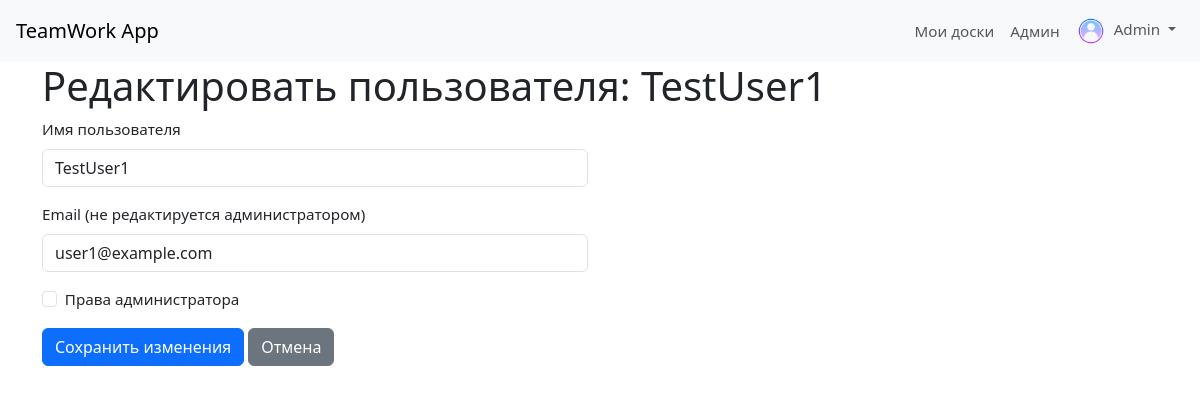
The page /admin/user/2/edit (signed in) on the database its author committed.
### app/models.py (models this page shows, shortened)
class User(UserMixin, db.Model):
    id = db.Column(db.Integer, primary_key=True)
    username = db.Column(db.String(64), index=True, unique=True, nullable=False)
    email = db.Column(db.String(120), index=True, unique=True, nullable=False)
    password_hash = db.Column(db.String(256))
    avatar_url = db.Column(db.String(200), nullable=True, default='default_avatar.png')
    is_admin = db.Column(db.Boolean, nullable=False, default=False)
    owned_boards = db.relationship('Board', backref='owner', lazy='dynamic', foreign_keys='Board.user_id', cascade="all, delete-orphan")
    shared_boards = db.relationship('Board', secondary=board_members, lazy='dynamic',
                                    backref=db.backref('members', lazy='dynamic'))
    def get_avatar(self):
        if self.avatar_url and self.avatar_url != 'default_avatar.png':
             return url_for('static', filename=f'avatars/{self.avatar_url}')
        return url_for('static', filename='images/default_avatar.png')

### app/routes.py (the view, shortened to what this page needs)
@app.route('/admin/user/<int:user_id>/edit', methods=['GET', 'POST'])
@login_required
@admin_required
def admin_edit_user(user_id):
    user_to_edit = User.query.get_or_404(user_id)
    form = AdminEditUserForm(original_username=user_to_edit.username, obj=user_to_edit if request.method == 'GET' else None)
    if request.method == 'GET':
        form.username.data = user_to_edit.username
        form.is_admin.data = user_to_edit.is_admin
    form.email.data = user_to_edit.email
    return render_template('admin_edit_user.html', title=f'Редактировать пользователя: {user_to_edit.username}',
                           form=form, user_to_edit=user_to_edit)

### app/forms.py (shortened to what this page needs)
class AdminEditUserForm(FlaskForm):
    username = StringField('Имя пользователя',
                           validators=[DataRequired(), Length(min=4, max=64)])
    email = StringField('Email (не редактируется администратором)', render_kw={'readonly': True})
    is_admin = BooleanField('Права администратора')
    submit = SubmitField('Сохранить изменения')
    def __init__(self, original_username, *args, **kwargs):
        super(AdminEditUserForm, self).__init__(*args, **kwargs)
        self.original_username = original_username

### app/models.py (called while the page is built)
@login_manager.user_loader
def load_user(user_id):
    return User.query.get(int(user_id))

### app/routes.py (called while the page is built)
def admin_required(f):
    @wraps(f)
    def decorated_function(*args, **kwargs):
        if not current_user.is_authenticated or not current_user.is_admin:
            flash('Доступ запрещен. У вас нет прав администратора.', 'danger')
            return redirect(url_for('index'))
        return f(*args, **kwargs)
    return decorated_function

### app/templates/admin_edit_user.html (shortened to what this page needs)
{% extends "base.html" %}
{% block content %}
<h1>{{ title }}</h1>
<div class="row">
    <div class="col-md-6">
        <form method="POST" action="">
            <div class="mb-3">
                {{ form.username.label(class="form-label") }}
                {{ form.username(class="form-control" + (" is-invalid" if form.username.errors else "")) }}
            </div>
            <div class="mb-3">
                {{ form.email.label(class="form-label") }}
                {{ form.email(class="form-control" + (" is-invalid" if form.email.errors else "")) }}
            </div>
             <div class="mb-3 form-check">
                {{ form.is_admin(class="form-check-input") }}
                {{ form.is_admin.label(class="form-check-label") }}
            </div>
            <div class="mb-3">
                {{ form.submit(class="btn btn-primary") }}
                <a href="{{ url_for('admin_dashboard') }}" class="btn btn-secondary">Отмена</a>
            </div>
        </form>
    </div>
</div>
{% endblock %}

### app/templates/base.html (shortened to what this page needs)
<!doctype html>
<html lang="ru">
  <head>
    <link href="https://cdn.jsdelivr.net/npm/bootstrap@5.3.3/dist/css/bootstrap.min.css" rel="stylesheet">
    <link rel="stylesheet" href="https://cdn.jsdelivr.net/npm/bootstrap-icons@1.11.3/font/bootstrap-icons.min.css">
    <link rel="stylesheet" href="{{ url_for('static', filename='css/style.css') }}">
  </head>
  <body>
    <nav class="navbar navbar-expand-lg navbar-light bg-light">
      <div class="container-fluid px-3">
        <a class="navbar-brand me-auto" href="{{ url_for('index') }}">TeamWork App</a>
        <div class="collapse navbar-collapse" id="navbarNav">
          <ul class="navbar-nav ms-auto align-items-center">
            {% if current_user.is_authenticated %}
              <li class="nav-item">
                <a class="nav-link" href="{{ url_for('dashboard') }}">Мои доски</a>
              </li>
              {% if current_user.is_admin %}
              <li class="nav-item">
                <a class="nav-link" href="{{ url_for('admin_dashboard') }}">Админ</a>
              </li>
              {% endif %}
              <li class="nav-item dropdown">
                <a class="nav-link dropdown-toggle" href="#" id="navbarDropdownMenuLink" role="button" data-bs-toggle="dropdown" aria-expanded="false">
                  <img src="{{ current_user.get_avatar() }}" alt="Аватар" class="rounded-circle me-1" style="width: 30px; height: 30px; object-fit: cover;">
                  {{ current_user.username }}
                </a>
              </li>
            {% endif %}
          </ul>
        </div>
      </div>
    </nav>
    <div class="{% block page_container_class %}container{% endblock %}" id="pageContentArea">
      {% block content %}{% endblock %}
    </div>
  </body>
</html>

### app/static/css/style.css (style rules this page uses)
html, body { height: 100%; overflow-x: hidden; }
body { padding-bottom: 0; font-size: 0.95rem; display: flex; flex-direction: column; min-height: 100vh; }
#pageContentArea { flex-grow: 1; display: flex; flex-direction: column; }
nav.navbar { flex-shrink: 0; position: sticky; top: 0; z-index: 1030; width: 100%; }

### rows shown on the page
User: get_avatar (placeholder picture), username "Admin"
User: username "TestUser1", email "user1@example.com"

### other values the page prints
{{ title }} "Редактировать пользователя: TestUser1"
